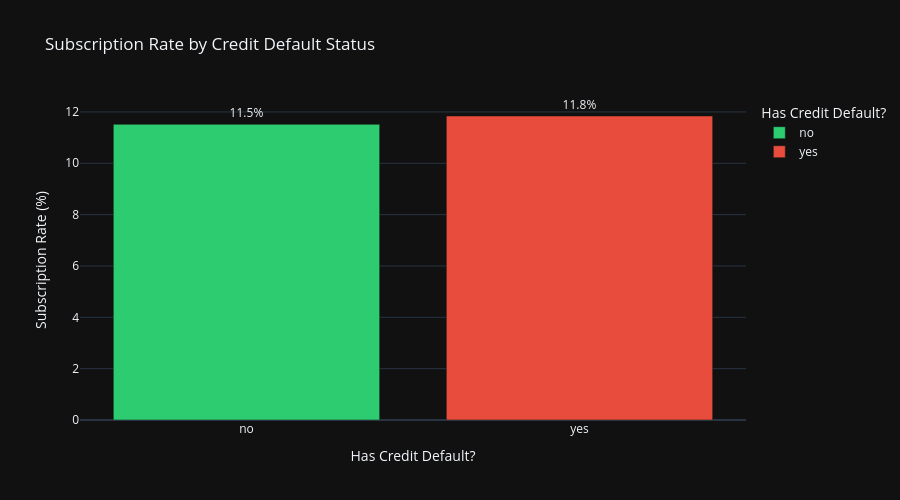

Notebook code for this chart:
### Code cell
# We group by 'default' and find the percentage of 'yes' in 'subscribed'
df_rates = (
    df.groupby('default')['y']
    .value_counts(normalize=True)  # Get proportions (0.0 to 1.0)
    .rename('percentage')
    .reset_index()
)

# Multiply by 100 to get clean percentage numbers
df_rates['percentage'] = df_rates['percentage'] * 100

# Filter to only look at the 'yes' subscription rates
df_subscription_rate = df_rates[df_rates['y'] == 'yes']

# Create the bar chart using Plotly Express
fig = px.bar(
    df_subscription_rate, 
    x='default', 
    y='percentage',
    text='percentage',
    title='Subscription Rate by Credit Default Status',
    labels={'default': 'Has Credit Default?', 'percentage': 'Subscription Rate (%)'},
    color='default',template = "plotly_dark", height=500,
    color_discrete_map={'no': '#2ecc71', 'yes': '#e74c3c'} # Green for no default, Red for default
)

# Clean up the chart look
fig.update_traces(texttemplate='%{text:.1f}%', textposition='outside')

# Display the chart
fig.show()

### Figure 1 — Plotly figure (JSON) as saved in the notebook; plotly's stock layout.template omitted (floating-point values rounded to 4 significant figures)
{"data": [{"hovertemplate": "Has Credit Default?=%{x}<br>Subscription Rate (%)=%{text}<extra></extra>", "legendgroup": "no", "marker": {"color": "#2ecc71", "pattern": {"shape": ""}}, "name": "no", "orientation": "v", "showlegend": true, "text": [11.52], "textposition": "outside", "texttemplate": "%{text:.1f}%", "type": "bar", "x": ["no"], "xaxis": "x", "y": [11.52], "yaxis": "y"}, {"hovertemplate": "Has Credit Default?=%{x}<br>Subscription Rate (%)=%{text}<extra></extra>", "legendgroup": "yes", "marker": {"color": "#e74c3c", "pattern": {"shape": ""}}, "name": "yes", "orientation": "v", "showlegend": true, "text": [11.84], "textposition": "outside", "texttemplate": "%{text:.1f}%", "type": "bar", "x": ["yes"], "xaxis": "x", "y": [11.84], "yaxis": "y"}], "layout": {"barmode": "relative", "height": 500, "legend": {"title": {"text": "Has Credit Default?"}, "tracegroupgap": 0}, "title": {"text": "Subscription Rate by Credit Default Status"}, "xaxis": {"anchor": "y", "categoryarray": ["no", "yes"], "categoryorder": "array", "domain": [0, 1], "title": {"text": "Has Credit Default?"}}, "yaxis": {"anchor": "x", "domain": [0, 1], "title": {"text": "Subscription Rate (%)"}}}}
